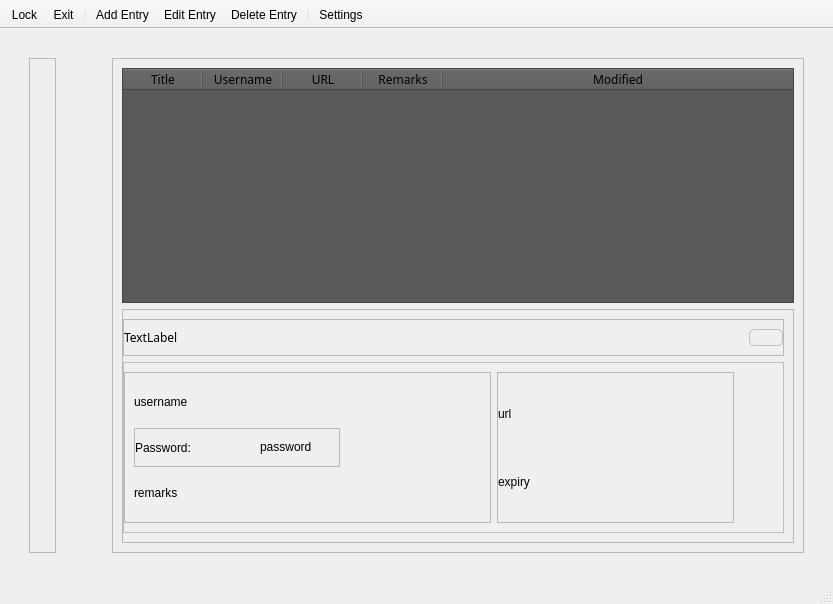
<?xml version="1.0" encoding="UTF-8"?>
<ui version="4.0">
 <class>MainWindow</class>
 <widget class="QMainWindow" name="MainWindow">
  <property name="geometry">
   <rect>
    <x>0</x>
    <y>0</y>
    <width>833</width>
    <height>604</height>
   </rect>
  </property>
  <property name="windowTitle">
   <string>MainWindow</string>
  </property>
  <property name="windowIcon">
   <iconset resource="resources.qrc">
    <normaloff>:/Icons/Logo.svg</normaloff>:/Icons/Logo.svg</iconset>
  </property>
  <widget class="QWidget" name="centralwidget">
   <layout class="QHBoxLayout" name="_2">
    <property name="spacing">
     <number>20</number>
    </property>
    <property name="sizeConstraint">
     <enum>QLayout::SetNoConstraint</enum>
    </property>
    <property name="leftMargin">
     <number>20</number>
    </property>
    <property name="topMargin">
     <number>20</number>
    </property>
    <property name="rightMargin">
     <number>20</number>
    </property>
    <property name="bottomMargin">
     <number>20</number>
    </property>
    <item>
     <widget class="QStackedWidget" name="stackedWidget">
      <property name="currentIndex">
       <number>0</number>
      </property>
      <widget class="QWidget" name="page_Manager">
       <layout class="QHBoxLayout" name="horizontalLayout">
        <item>
         <widget class="QFrame" name="frame_secTips">
          <property name="frameShape">
           <enum>QFrame::StyledPanel</enum>
          </property>
          <property name="frameShadow">
           <enum>QFrame::Raised</enum>
          </property>
          <layout class="QVBoxLayout" name="verticalLayout_2">
           <item>
            <widget class="QLabel" name="label">
             <property name="sizePolicy">
              <sizepolicy hsizetype="Fixed" vsizetype="Preferred">
               <horstretch>0</horstretch>
               <verstretch>0</verstretch>
              </sizepolicy>
             </property>
             <property name="maximumSize">
              <size>
               <width>100</width>
               <height>16777215</height>
              </size>
             </property>
             <property name="text">
              <string>&lt;insert security tip here </string>
             </property>
             <property name="wordWrap">
              <bool>true</bool>
             </property>
            </widget>
           </item>
          </layout>
         </widget>
        </item>
        <item>
         <spacer name="horizontalSpacer">
          <property name="orientation">
           <enum>Qt::Horizontal</enum>
          </property>
          <property name="sizeType">
           <enum>QSizePolicy::Fixed</enum>
          </property>
          <property name="sizeHint" stdset="0">
           <size>
            <width>50</width>
            <height>20</height>
           </size>
          </property>
         </spacer>
        </item>
        <item>
         <widget class="QFrame" name="frame_credList">
          <property name="frameShape">
           <enum>QFrame::StyledPanel</enum>
          </property>
          <property name="frameShadow">
           <enum>QFrame::Raised</enum>
          </property>
          <layout class="QVBoxLayout" name="verticalLayout">
           <item>
            <widget class="QTableWidget" name="table_credentialList">
             <property name="font">
              <font>
               <family>HYWenHei</family>
              </font>
             </property>
             <property name="layoutDirection">
              <enum>Qt::LeftToRight</enum>
             </property>
             <property name="autoFillBackground">
              <bool>true</bool>
             </property>
             <property name="styleSheet">
              <string notr="true">selection-background-color: #2B96CB;
background-color:#595959</string>
             </property>
             <property name="verticalScrollBarPolicy">
              <enum>Qt::ScrollBarAsNeeded</enum>
             </property>
             <property name="horizontalScrollBarPolicy">
              <enum>Qt::ScrollBarAlwaysOff</enum>
             </property>
             <property name="editTriggers">
              <set>QAbstractItemView::NoEditTriggers</set>
             </property>
             <property name="alternatingRowColors">
              <bool>false</bool>
             </property>
             <property name="selectionMode">
              <enum>QAbstractItemView::SingleSelection</enum>
             </property>
             <property name="selectionBehavior">
              <enum>QAbstractItemView::SelectRows</enum>
             </property>
             <property name="iconSize">
              <size>
               <width>52</width>
               <height>52</height>
              </size>
             </property>
             <property name="showGrid">
              <bool>false</bool>
             </property>
             <property name="sortingEnabled">
              <bool>false</bool>
             </property>
             <property name="wordWrap">
              <bool>false</bool>
             </property>
             <attribute name="horizontalHeaderVisible">
              <bool>true</bool>
             </attribute>
             <attribute name="horizontalHeaderCascadingSectionResizes">
              <bool>true</bool>
             </attribute>
             <attribute name="horizontalHeaderDefaultSectionSize">
              <number>80</number>
             </attribute>
             <attribute name="horizontalHeaderShowSortIndicator" stdset="0">
              <bool>false</bool>
             </attribute>
             <attribute name="horizontalHeaderStretchLastSection">
              <bool>true</bool>
             </attribute>
             <attribute name="verticalHeaderVisible">
              <bool>false</bool>
             </attribute>
             <attribute name="verticalHeaderHighlightSections">
              <bool>false</bool>
             </attribute>
             <attribute name="verticalHeaderShowSortIndicator" stdset="0">
              <bool>false</bool>
             </attribute>
             <column>
              <property name="text">
               <string>Title</string>
              </property>
             </column>
             <column>
              <property name="text">
               <string>Username</string>
              </property>
             </column>
             <column>
              <property name="text">
               <string>URL</string>
              </property>
             </column>
             <column>
              <property name="text">
               <string>Remarks</string>
              </property>
             </column>
             <column>
              <property name="text">
               <string>Modified</string>
              </property>
             </column>
            </widget>
           </item>
           <item>
            <widget class="QFrame" name="frame_credDetail">
             <property name="sizePolicy">
              <sizepolicy hsizetype="Preferred" vsizetype="MinimumExpanding">
               <horstretch>0</horstretch>
               <verstretch>0</verstretch>
              </sizepolicy>
             </property>
             <property name="styleSheet">
              <string notr="true">#frame_bodyCredDetail { border: 1px solid #BFBFBF;}</string>
             </property>
             <property name="frameShape">
              <enum>QFrame::StyledPanel</enum>
             </property>
             <property name="frameShadow">
              <enum>QFrame::Raised</enum>
             </property>
             <layout class="QVBoxLayout" name="verticalLayout_3">
              <property name="leftMargin">
               <number>0</number>
              </property>
              <item>
               <widget class="QFrame" name="frame_headerCredInfo">
                <property name="sizePolicy">
                 <sizepolicy hsizetype="Preferred" vsizetype="Maximum">
                  <horstretch>0</horstretch>
                  <verstretch>0</verstretch>
                 </sizepolicy>
                </property>
                <property name="frameShape">
                 <enum>QFrame::StyledPanel</enum>
                </property>
                <property name="frameShadow">
                 <enum>QFrame::Raised</enum>
                </property>
                <layout class="QHBoxLayout" name="horizontalLayout_3">
                 <property name="leftMargin">
                  <number>0</number>
                 </property>
                 <property name="rightMargin">
                  <number>0</number>
                 </property>
                 <item>
                  <widget class="QLabel" name="lbl_credTitle">
                   <property name="font">
                    <font>
                     <family>HYWenHei</family>
                    </font>
                   </property>
                   <property name="text">
                    <string>TextLabel</string>
                   </property>
                  </widget>
                 </item>
                 <item>
                  <widget class="QPushButton" name="btn_closeCredInfo">
                   <property name="sizePolicy">
                    <sizepolicy hsizetype="Maximum" vsizetype="Preferred">
                     <horstretch>0</horstretch>
                     <verstretch>0</verstretch>
                    </sizepolicy>
                   </property>
                   <property name="styleSheet">
                    <string notr="true">border: 1px solid #BFBFBF;
border-radius: 5px;</string>
                   </property>
                   <property name="text">
                    <string/>
                   </property>
                   <property name="icon">
                    <iconset resource="resources.qrc">
                     <normaloff>:/Icons/Cross.svg</normaloff>:/Icons/Cross.svg</iconset>
                   </property>
                  </widget>
                 </item>
                </layout>
               </widget>
              </item>
              <item>
               <widget class="QFrame" name="frame_bodyCredDetail">
                <property name="frameShape">
                 <enum>QFrame::StyledPanel</enum>
                </property>
                <property name="frameShadow">
                 <enum>QFrame::Raised</enum>
                </property>
                <layout class="QHBoxLayout" name="horizontalLayout_4">
                 <property name="leftMargin">
                  <number>0</number>
                 </property>
                 <item>
                  <widget class="QFrame" name="frame_leftCredDetail">
                   <property name="sizePolicy">
                    <sizepolicy hsizetype="Maximum" vsizetype="Preferred">
                     <horstretch>0</horstretch>
                     <verstretch>0</verstretch>
                    </sizepolicy>
                   </property>
                   <property name="frameShape">
                    <enum>QFrame::StyledPanel</enum>
                   </property>
                   <property name="frameShadow">
                    <enum>QFrame::Raised</enum>
                   </property>
                   <layout class="QVBoxLayout" name="verticalLayout_4" stretch="0,0,0">
                    <property name="sizeConstraint">
                     <enum>QLayout::SetMinAndMaxSize</enum>
                    </property>
                    <property name="rightMargin">
                     <number>150</number>
                    </property>
                    <item>
                     <widget class="QLabel" name="lbl_Username">
                      <property name="text">
                       <string>username</string>
                      </property>
                      <property name="alignment">
                       <set>Qt::AlignLeading|Qt::AlignLeft|Qt::AlignVCenter</set>
                      </property>
                     </widget>
                    </item>
                    <item>
                     <widget class="QFrame" name="frame_2">
                      <property name="frameShape">
                       <enum>QFrame::StyledPanel</enum>
                      </property>
                      <property name="frameShadow">
                       <enum>QFrame::Raised</enum>
                      </property>
                      <layout class="QHBoxLayout" name="horizontalLayout_5">
                       <property name="spacing">
                        <number>0</number>
                       </property>
                       <property name="leftMargin">
                        <number>0</number>
                       </property>
                       <property name="topMargin">
                        <number>0</number>
                       </property>
                       <property name="rightMargin">
                        <number>0</number>
                       </property>
                       <property name="bottomMargin">
                        <number>0</number>
                       </property>
                       <item>
                        <widget class="QLabel" name="label_8">
                         <property name="text">
                          <string>Password: </string>
                         </property>
                        </widget>
                       </item>
                       <item>
                        <spacer name="horizontalSpacer_2">
                         <property name="orientation">
                          <enum>Qt::Horizontal</enum>
                         </property>
                         <property name="sizeType">
                          <enum>QSizePolicy::Maximum</enum>
                         </property>
                         <property name="sizeHint" stdset="0">
                          <size>
                           <width>38</width>
                           <height>20</height>
                          </size>
                         </property>
                        </spacer>
                       </item>
                       <item>
                        <widget class="QLineEdit" name="lineEdit_lblPassword">
                         <property name="sizePolicy">
                          <sizepolicy hsizetype="Maximum" vsizetype="Fixed">
                           <horstretch>0</horstretch>
                           <verstretch>0</verstretch>
                          </sizepolicy>
                         </property>
                         <property name="styleSheet">
                          <string notr="true">border: none;
background-color:transparent;</string>
                         </property>
                         <property name="text">
                          <string>password</string>
                         </property>
                         <property name="alignment">
                          <set>Qt::AlignCenter</set>
                         </property>
                         <property name="readOnly">
                          <bool>true</bool>
                         </property>
                        </widget>
                       </item>
                      </layout>
                     </widget>
                    </item>
                    <item>
                     <widget class="QLabel" name="lbl_Remarks">
                      <property name="text">
                       <string>remarks</string>
                      </property>
                      <property name="alignment">
                       <set>Qt::AlignLeading|Qt::AlignLeft|Qt::AlignVCenter</set>
                      </property>
                     </widget>
                    </item>
                   </layout>
                  </widget>
                 </item>
                 <item>
                  <widget class="QFrame" name="frame_rightCredInfo">
                   <property name="frameShape">
                    <enum>QFrame::StyledPanel</enum>
                   </property>
                   <property name="frameShadow">
                    <enum>QFrame::Raised</enum>
                   </property>
                   <layout class="QVBoxLayout" name="verticalLayout_6">
                    <property name="leftMargin">
                     <number>0</number>
                    </property>
                    <property name="rightMargin">
                     <number>200</number>
                    </property>
                    <item>
                     <widget class="QLabel" name="lbl_URL">
                      <property name="text">
                       <string>url</string>
                      </property>
                      <property name="alignment">
                       <set>Qt::AlignLeading|Qt::AlignLeft|Qt::AlignVCenter</set>
                      </property>
                     </widget>
                    </item>
                    <item>
                     <widget class="QLabel" name="lbl_dateExp">
                      <property name="text">
                       <string>expiry</string>
                      </property>
                      <property name="alignment">
                       <set>Qt::AlignLeading|Qt::AlignLeft|Qt::AlignVCenter</set>
                      </property>
                     </widget>
                    </item>
                   </layout>
                  </widget>
                 </item>
                 <item>
                  <spacer name="horizontalSpacer_3">
                   <property name="orientation">
                    <enum>Qt::Horizontal</enum>
                   </property>
                   <property name="sizeType">
                    <enum>QSizePolicy::Maximum</enum>
                   </property>
                   <property name="sizeHint" stdset="0">
                    <size>
                     <width>40</width>
                     <height>20</height>
                    </size>
                   </property>
                  </spacer>
                 </item>
                </layout>
               </widget>
              </item>
             </layout>
            </widget>
           </item>
          </layout>
         </widget>
        </item>
       </layout>
      </widget>
      <widget class="QWidget" name="page_credEntry">
       <layout class="QVBoxLayout" name="verticalLayout_5">
        <property name="leftMargin">
         <number>25</number>
        </property>
        <property name="rightMargin">
         <number>25</number>
        </property>
        <item>
         <layout class="QGridLayout" name="grid_credEntry">
          <property name="verticalSpacing">
           <number>15</number>
          </property>
          <item row="1" column="2">
           <widget class="QLineEdit" name="lineEdit_Username">
            <property name="font">
             <font>
              <pointsize>20</pointsize>
             </font>
            </property>
            <property name="styleSheet">
             <string notr="true">background-color: #595959; 
color: #FFFFFF;
border: 1px #7F7F7F;
</string>
            </property>
           </widget>
          </item>
          <item row="0" column="2">
           <widget class="QLineEdit" name="lineEdit_Title">
            <property name="font">
             <font>
              <pointsize>20</pointsize>
             </font>
            </property>
            <property name="styleSheet">
             <string notr="true">background-color: #595959; 
color: #FFFFFF;
border: 1px #7F7F7F;
</string>
            </property>
           </widget>
          </item>
          <item row="2" column="1">
           <widget class="QLabel" name="label_3">
            <property name="text">
             <string>Password:</string>
            </property>
            <property name="alignment">
             <set>Qt::AlignRight|Qt::AlignTrailing|Qt::AlignVCenter</set>
            </property>
           </widget>
          </item>
          <item row="0" column="1">
           <widget class="QLabel" name="label_2">
            <property name="text">
             <string>Title:</string>
            </property>
            <property name="alignment">
             <set>Qt::AlignRight|Qt::AlignTrailing|Qt::AlignVCenter</set>
            </property>
           </widget>
          </item>
          <item row="3" column="1">
           <widget class="QLabel" name="label_7">
            <property name="text">
             <string>URL:</string>
            </property>
            <property name="alignment">
             <set>Qt::AlignRight|Qt::AlignTrailing|Qt::AlignVCenter</set>
            </property>
           </widget>
          </item>
          <item row="3" column="2">
           <widget class="QLineEdit" name="lineEdit_URL">
            <property name="font">
             <font>
              <pointsize>20</pointsize>
             </font>
            </property>
            <property name="styleSheet">
             <string notr="true">background-color: #595959; 
color: #FFFFFF;
border: 1px #7F7F7F;
</string>
            </property>
           </widget>
          </item>
          <item row="5" column="2" colspan="2">
           <widget class="QTextEdit" name="textEdit_Remark">
            <property name="sizePolicy">
             <sizepolicy hsizetype="Minimum" vsizetype="Maximum">
              <horstretch>0</horstretch>
              <verstretch>0</verstretch>
             </sizepolicy>
            </property>
            <property name="styleSheet">
             <string notr="true">background-color: #595959; 
color: #FFFFFF;
border: 1px #7F7F7F;
font-size: 18px;
</string>
            </property>
           </widget>
          </item>
          <item row="1" column="1">
           <widget class="QLabel" name="label_4">
            <property name="text">
             <string>Username:</string>
            </property>
            <property name="alignment">
             <set>Qt::AlignRight|Qt::AlignTrailing|Qt::AlignVCenter</set>
            </property>
           </widget>
          </item>
          <item row="6" column="2">
           <widget class="QFrame" name="frame">
            <property name="sizePolicy">
             <sizepolicy hsizetype="Fixed" vsizetype="Fixed">
              <horstretch>0</horstretch>
              <verstretch>0</verstretch>
             </sizepolicy>
            </property>
            <property name="layoutDirection">
             <enum>Qt::RightToLeft</enum>
            </property>
            <property name="frameShape">
             <enum>QFrame::StyledPanel</enum>
            </property>
            <property name="frameShadow">
             <enum>QFrame::Raised</enum>
            </property>
            <layout class="QHBoxLayout" name="horizontalLayout_2">
             <property name="leftMargin">
              <number>480</number>
             </property>
             <item>
              <widget class="QPushButton" name="btn_Cancel">
               <property name="sizePolicy">
                <sizepolicy hsizetype="Preferred" vsizetype="Preferred">
                 <horstretch>0</horstretch>
                 <verstretch>0</verstretch>
                </sizepolicy>
               </property>
               <property name="minimumSize">
                <size>
                 <width>70</width>
                 <height>30</height>
                </size>
               </property>
               <property name="font">
                <font>
                 <family>HYWenHei</family>
                </font>
               </property>
               <property name="styleSheet">
                <string notr="true"/>
               </property>
               <property name="text">
                <string>Cancel</string>
               </property>
              </widget>
             </item>
             <item>
              <widget class="QPushButton" name="btn_Confirm">
               <property name="sizePolicy">
                <sizepolicy hsizetype="Preferred" vsizetype="Preferred">
                 <horstretch>0</horstretch>
                 <verstretch>0</verstretch>
                </sizepolicy>
               </property>
               <property name="minimumSize">
                <size>
                 <width>70</width>
                 <height>30</height>
                </size>
               </property>
               <property name="baseSize">
                <size>
                 <width>1</width>
                 <height>0</height>
                </size>
               </property>
               <property name="font">
                <font>
                 <family>HYWenHei</family>
                </font>
               </property>
               <property name="styleSheet">
                <string notr="true"/>
               </property>
               <property name="text">
                <string>Confirm</string>
               </property>
              </widget>
             </item>
            </layout>
           </widget>
          </item>
          <item row="4" column="2">
           <widget class="QLineEdit" name="lineEdit_dateExp">
            <property name="font">
             <font>
              <pointsize>20</pointsize>
             </font>
            </property>
            <property name="styleSheet">
             <string notr="true">background-color: #595959; 
color: #FFFFFF;
border: 1px #7F7F7F
</string>
            </property>
           </widget>
          </item>
          <item row="5" column="1">
           <widget class="QLabel" name="label_6">
            <property name="text">
             <string>Remark:</string>
            </property>
            <property name="alignment">
             <set>Qt::AlignRight|Qt::AlignTop|Qt::AlignTrailing</set>
            </property>
           </widget>
          </item>
          <item row="2" column="2">
           <widget class="QLineEdit" name="lineEdit_Password">
            <property name="font">
             <font>
              <pointsize>20</pointsize>
             </font>
            </property>
            <property name="styleSheet">
             <string notr="true">background-color: #595959; 
color: #FFFFFF;
border: 1px #7F7F7F;

</string>
            </property>
            <property name="echoMode">
             <enum>QLineEdit::Password</enum>
            </property>
           </widget>
          </item>
          <item row="4" column="1">
           <widget class="QLabel" name="label_5">
            <property name="text">
             <string>Expiry Date:</string>
            </property>
            <property name="alignment">
             <set>Qt::AlignRight|Qt::AlignTrailing|Qt::AlignVCenter</set>
            </property>
           </widget>
          </item>
         </layout>
        </item>
       </layout>
      </widget>
     </widget>
    </item>
   </layout>
  </widget>
  <widget class="QStatusBar" name="statusbar"/>
  <widget class="QToolBar" name="toolBar">
   <property name="sizePolicy">
    <sizepolicy hsizetype="Expanding" vsizetype="MinimumExpanding">
     <horstretch>50</horstretch>
     <verstretch>50</verstretch>
    </sizepolicy>
   </property>
   <property name="minimumSize">
    <size>
     <width>0</width>
     <height>0</height>
    </size>
   </property>
   <property name="windowTitle">
    <string>toolBar</string>
   </property>
   <property name="toolTip">
    <string>Add Entry</string>
   </property>
   <property name="movable">
    <bool>false</bool>
   </property>
   <property name="iconSize">
    <size>
     <width>60</width>
     <height>60</height>
    </size>
   </property>
   <property name="floatable">
    <bool>false</bool>
   </property>
   <attribute name="toolBarArea">
    <enum>TopToolBarArea</enum>
   </attribute>
   <attribute name="toolBarBreak">
    <bool>false</bool>
   </attribute>
   <addaction name="actionLock"/>
   <addaction name="actionExit"/>
   <addaction name="separator"/>
   <addaction name="actionAdd_Entry"/>
   <addaction name="actionEdit_Entry"/>
   <addaction name="actionDelete_Entry"/>
   <addaction name="separator"/>
   <addaction name="actionSettings"/>
  </widget>
  <action name="actionLock">
   <property name="icon">
    <iconset resource="resources.qrc">
     <normaloff>:/Icons/Lock.svg</normaloff>:/Icons/Lock.svg</iconset>
   </property>
   <property name="text">
    <string>Lock</string>
   </property>
  </action>
  <action name="actionExit">
   <property name="icon">
    <iconset resource="resources.qrc">
     <normaloff>:/Icons/Exit.svg</normaloff>:/Icons/Exit.svg</iconset>
   </property>
   <property name="text">
    <string>Exit</string>
   </property>
  </action>
  <action name="actionAdd_Entry">
   <property name="icon">
    <iconset resource="resources.qrc">
     <normaloff>:/Icons/Add.svg</normaloff>:/Icons/Add.svg</iconset>
   </property>
   <property name="text">
    <string>Add Entry</string>
   </property>
  </action>
  <action name="actionEdit_Entry">
   <property name="icon">
    <iconset resource="resources.qrc">
     <normaloff>:/Icons/Edit.svg</normaloff>:/Icons/Edit.svg</iconset>
   </property>
   <property name="text">
    <string>Edit Entry</string>
   </property>
  </action>
  <action name="actionDelete_Entry">
   <property name="icon">
    <iconset resource="resources.qrc">
     <normaloff>:/Icons/Delete.svg</normaloff>:/Icons/Delete.svg</iconset>
   </property>
   <property name="text">
    <string>Delete Entry</string>
   </property>
  </action>
  <action name="actionSettings">
   <property name="icon">
    <iconset resource="resources.qrc">
     <normaloff>:/Icons/Gear.svg</normaloff>:/Icons/Gear.svg</iconset>
   </property>
   <property name="text">
    <string>Settings</string>
   </property>
  </action>
 </widget>
 <tabstops>
  <tabstop>lineEdit_Title</tabstop>
  <tabstop>lineEdit_Username</tabstop>
  <tabstop>lineEdit_Password</tabstop>
  <tabstop>lineEdit_URL</tabstop>
  <tabstop>lineEdit_dateExp</tabstop>
  <tabstop>textEdit_Remark</tabstop>
  <tabstop>btn_Confirm</tabstop>
  <tabstop>btn_Cancel</tabstop>
  <tabstop>table_credentialList</tabstop>
  <tabstop>btn_closeCredInfo</tabstop>
 </tabstops>
 <resources>
  <include location="resources.qrc"/>
 </resources>
 <connections/>
</ui>
